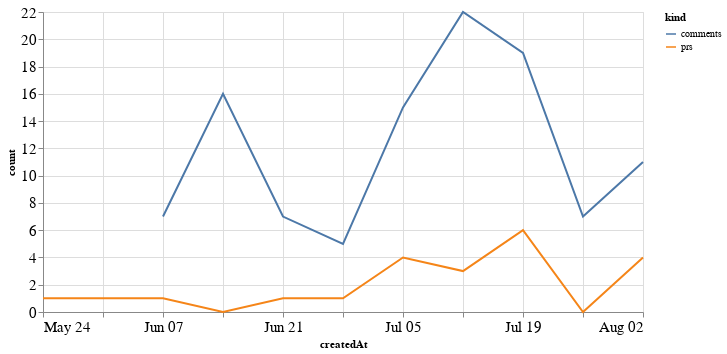

Here is the notebook cell this chart was saved with:
### Code cell
alt.Chart(total_time, width=600).mark_line().encode(
    x='createdAt',
    y='count',
    color='kind'
)

### Figure 1 — Vega-Lite specification as saved in the notebook (floating-point values rounded to 4 significant figures)
{"config": {"axisLeft": {"labelFontSize": 15}, "axisBottom": {"labelFontSize": 15}}, "data": {"name": "data-b67cdbb5e865eae31ffb6f8d6ed3ea5e"}, "mark": "line", "encoding": {"color": {"type": "nominal", "field": "kind"}, "x": {"type": "temporal", "field": "createdAt"}, "y": {"type": "quantitative", "field": "count"}}, "width": 600, "$schema": "https://vega.github.io/schema/vega-lite/v4.8.1.json", "datasets": {"data-b67cdbb5e865eae31ffb6f8d6ed3ea5e": [{"createdAt": "2020-05-24T00:00:00", "kind": "prs", "count": 1.0}, {"createdAt": "2020-05-31T00:00:00", "kind": "prs", "count": 1.0}, {"createdAt": "2020-06-07T00:00:00", "kind": "prs", "count": 1.0}, {"createdAt": "2020-06-14T00:00:00", "kind": "prs", "count": 0.0}, {"createdAt": "2020-06-21T00:00:00", "kind": "prs", "count": 1.0}, {"createdAt": "2020-06-28T00:00:00", "kind": "prs", "count": 1.0}, {"createdAt": "2020-07-05T00:00:00", "kind": "prs", "count": 4.0}, {"createdAt": "2020-07-12T00:00:00", "kind": "prs", "count": 3.0}, {"createdAt": "2020-07-19T00:00:00", "kind": "prs", "count": 6.0}, {"createdAt": "2020-07-26T00:00:00", "kind": "prs", "count": 0.0}, {"createdAt": "2020-08-02T00:00:00", "kind": "prs", "count": 4.0}, {"createdAt": "2020-05-24T00:00:00", "kind": "comments", "count": null}, {"createdAt": "2020-05-31T00:00:00", "kind": "comments", "count": null}, {"createdAt": "2020-06-07T00:00:00", "kind": "comments", "count": 7.0}, {"createdAt": "2020-06-14T00:00:00", "kind": "comments", "count": 16.0}, {"createdAt": "2020-06-21T00:00:00", "kind": "comments", "count": 7.0}, {"createdAt": "2020-06-28T00:00:00", "kind": "comments", "count": 5.0}, {"createdAt": "2020-07-05T00:00:00", "kind": "comments", "count": 15.0}, {"createdAt": "2020-07-12T00:00:00", "kind": "comments", "count": 22.0}, {"createdAt": "2020-07-19T00:00:00", "kind": "comments", "count": 19.0}, {"createdAt": "2020-07-26T00:00:00", "kind": "comments", "count": 7.0}, {"createdAt": "2020-08-02T00:00:00", "kind": "comments", "count": 11.0}]}}
